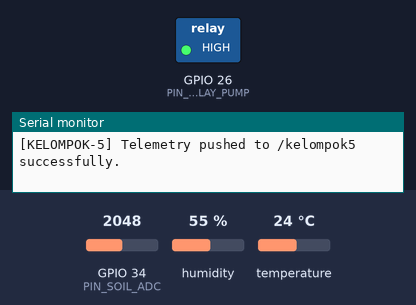
A sketch run on a simulated ESP32. Shown: switched loads named in the sketch (green lamp = pin HIGH), the last lines printed to the serial monitor. The inputs (shaded band) are chosen by the test bench; at power-on: GPIO 34 (PIN_SOIL_ADC) = 2048, humidity 55 %, temperature 24 °C (analog values on the 0–4095 scale). WiFi joins after 1.5 s; servers stay silent unless stated; uploads are accepted with an empty reply; the local clock reads 2024-03-15 10:24:30 at power-on unless the sketch sets it.

Above: at 2.9 s.
3.0 s: GPIO 34 (PIN_SOIL_ADC) set to 1834
7.7 s: GPIO 34 (PIN_SOIL_ADC) set to 1748
At 13.2 s:
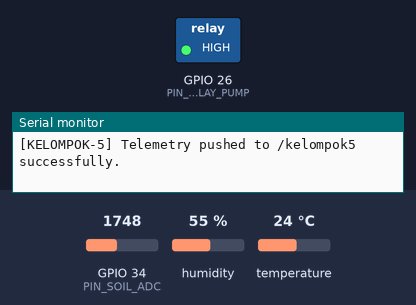
13.7 s: GPIO 34 (PIN_SOIL_ADC) set to 1984
19.4 s: GPIO 34 (PIN_SOIL_ADC) set to 2092
At 21.4 s:
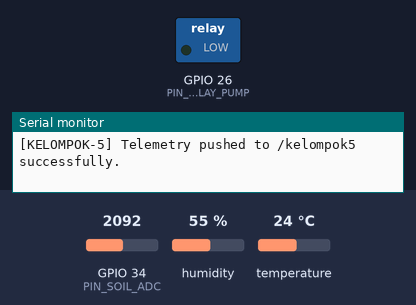
21.7 s: GPIO 34 (PIN_SOIL_ADC) set to 1228
At 27.6 s:
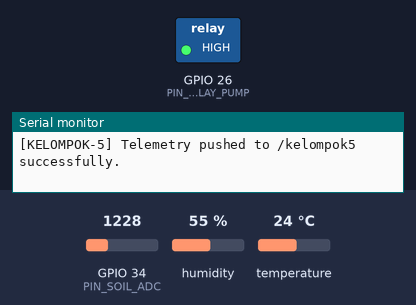
Timing chart, 0 to 28.7 s (numbered marks = the images above; inputs shaded):
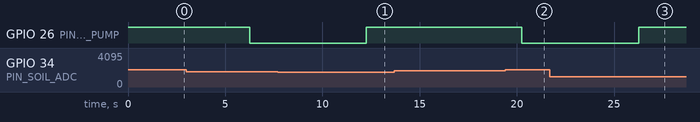

Measured:
- the behaviour switches between 2030 and 2031 on GPIO 34 (PIN_SOIL_ADC) (found by bisection; images 1 and 2)
- after the input at 7.7 s, GPIO 26 (PIN_RELAY_PUMP): LOW → HIGH after 4.6 s
- after the input at 19.4 s, GPIO 26 (PIN_RELAY_PUMP): HIGH → LOW after 0.85 s
- after the input at 21.7 s, GPIO 26 (PIN_RELAY_PUMP): LOW → HIGH after 4.6 s

The sketch:

esp32_kelompok5_sensor.ino
```cpp
/**
 * ============================================================================
 * SELADA KERITING SMART MONITOR - KELOMPOK 5
 * Node 1: ESP32 Telemetry & Hysteresis Controller Firmware
 * Target MCU: ESP32-WROOM-32DA
 *
 * Architecture Standards (iot-embedded-systems):
 * - 100% Real Physical Telemetry (Zero Dummy, Zero Simulation, Zero Fabrication)
 * - Non-blocking millis() Finite State Machine (Strictly ZERO delay() in loop)
 * - Hardware Debouncing (50ms window, 5-sample median filter on HW-390 ADC1)
 * - Relay Cooldown & Safety Cutoff (Active-LOW GPIO 26, 65%-78% Hysteresis)
 * - SRAM Optimization: F() Flash string literals & fixed stack buffers (snprintf)
 * - Firebase RTDB Endpoint: /kelompok5.json
 * ============================================================================
 */

#include <Arduino.h>
#include <WiFi.h>
#include <HTTPClient.h>
#include <WiFiClientSecure.h>
#include <DHT.h>
#include <time.h>

// ---------------------- HARDWARE PIN DEFINITIONS ----------------------
#define PIN_DHT22           4     // GPIO 4: Sensor Suhu & Kelembapan Udara DHT22
#define PIN_SOIL_ADC        34    // GPIO 34 (ADC1_CH6): Sensor Tanah Kapasitif HW-390
#define PIN_RELAY_PUMP      26    // GPIO 26: Relay Pompa Irigasi (Aktif-LOW)
#define DHT_TYPE            DHT22

// Relay Active-LOW Logic Constants
#define RELAY_ON_LEVEL      LOW
#define RELAY_OFF_LEVEL     HIGH

// ---------------------- AGRONOMIC & TIMING CONSTANTS ----------------------
#define HYSTERESIS_DRY_PCT  65.0f // Pompa ON jika kelembapan tanah < 65%
#define HYSTERESIS_WET_PCT  78.0f // Pompa OFF jika kelembapan tanah > 78%
#define ADC_DRY_CALIB       3200  // Nilai ADC kering udara (12-bit: 0..4095)
#define ADC_WET_CALIB       1400  // Nilai ADC jenuh air

#define DEBOUNCE_MS         50UL      // 50ms jeda antar sampel ADC debouncing
#define DEBOUNCE_SAMPLES    5         // 5 sampel median filter per siklus
#define TELEMETRY_PERIOD_MS 2000UL    // Interval pengiriman ke /kelompok5 (2 detik)
#define WIFI_RETRY_MS       10000UL   // Interval rekoneksi Wi-Fi non-blocking (10 detik)
#define RELAY_COOLDOWN_MS   5000UL    // Cooldown minimum antar transisi relay (5 detik)
#define PUMP_MAX_ON_MS      120000UL  // Cutoff keamanan maksimum pompa menyala (120 detik)

// ---------------------- NETWORK & FIREBASE RTDB CONFIG ----------------------
static const char WIFI_SSID[]     PROGMEM = "KELOMPOK5_SMART_MONITOR_WIFI";
static const char WIFI_PASS[]     PROGMEM = "CHANGE_ME_IN_PRODUCTION";
static const char RTDB_ENDPOINT[] PROGMEM = "https://selada-a9428-default-rtdb.asia-southeast1.firebasedatabase.app/kelompok5.json";
static const char NTP_SERVER[]    PROGMEM = "pool.ntp.org";
static const long GMT_OFFSET_SEC          = 7L * 3600L; // Asia/Jakarta (WIB UTC+7)

// ---------------------- FINITE STATE MACHINE ----------------------
enum NodeState : uint8_t {
  FSM_IDLE = 0,
  FSM_SAMPLE_ADC,
  FSM_READ_DHT,
  FSM_EVAL_HYSTERESIS,
  FSM_PUSH_RTDB,
  FSM_ERROR_RECOVERY
};

static NodeState currentState = FSM_IDLE;
static DHT dht(PIN_DHT22, DHT_TYPE);

// Timing trackers (millis-based, zero delay)
static unsigned long lastCycleMs       = 0;
static unsigned long lastSampleMs      = 0;
static unsigned long lastWifiAttemptMs = 0;
static unsigned long lastRelaySwitchMs = 0;
static unsigned long pumpTurnedOnAtMs  = 0;

// Sensor & Actuator State
static int   adcSamples[DEBOUNCE_SAMPLES];
static uint8_t sampleIdx       = 0;
static float currentTempC      = NAN;
static float currentHumPct     = NAN;
static float currentSoilPct    = NAN;
static bool  pumpCommand       = false;
static bool  relayActualState  = false;
static bool  sensorsValid      = false;

// ---------------------- HELPER FUNCTIONS ----------------------
static float computeMedianSoilPct() {
  int sorted[DEBOUNCE_SAMPLES];
  for (uint8_t i = 0; i < DEBOUNCE_SAMPLES; i++) {
    sorted[i] = adcSamples[i];
  }
  for (uint8_t i = 0; i < DEBOUNCE_SAMPLES - 1; i++) {
    for (uint8_t j = i + 1; j < DEBOUNCE_SAMPLES; j++) {
      if (sorted[j] < sorted[i]) {
        int tmp = sorted[i];
        sorted[i] = sorted[j];
        sorted[j] = tmp;
      }
    }
  }
  int medianAdc = sorted[DEBOUNCE_SAMPLES / 2];
  if (medianAdc <= 0 || medianAdc >= 4095) {
    return NAN; // Sensor terlepas atau short-circuit: jangan mengarang nilai
  }
  float pct = (float)(ADC_DRY_CALIB - medianAdc) * 100.0f / (float)(ADC_DRY_CALIB - ADC_WET_CALIB);
  if (pct < 0.0f) pct = 0.0f;
  if (pct > 100.0f) pct = 100.0f;
  return pct;
}

static void applyRelayState(bool turnOn, unsigned long nowMs) {
  if (turnOn == relayActualState) return;
  if (nowMs - lastRelaySwitchMs < RELAY_COOLDOWN_MS) return;

  digitalWrite(PIN_RELAY_PUMP, turnOn ? RELAY_ON_LEVEL : RELAY_OFF_LEVEL);
  // Baca kembali level pin fisik sebagai konfirmasi relayActual
  relayActualState = (digitalRead(PIN_RELAY_PUMP) == RELAY_ON_LEVEL);
  lastRelaySwitchMs = nowMs;
  if (relayActualState) {
    pumpTurnedOnAtMs = nowMs;
  }
}

static void formatWibTimestamp(char* outBuf, size_t outLen, unsigned long long* epochMsOut) {
  struct tm timeinfo;
  if (getLocalTime(&timeinfo, 10)) {
    time_t nowSec = mktime(&timeinfo);
    *epochMsOut = (unsigned long long)nowSec * 1000ULL;
    snprintf(outBuf, outLen, "%04d-%02d-%02d %02d:%02d:%02d",
             timeinfo.tm_year + 1900, timeinfo.tm_mon + 1, timeinfo.tm_mday,
             timeinfo.tm_hour, timeinfo.tm_min, timeinfo.tm_sec);
  } else {
    *epochMsOut = 0ULL;
    snprintf(outBuf, outLen, "UNSYNCED_RTC");
  }
}

// ---------------------- SETUP ----------------------
void setup() {
  Serial.begin(115200);
  pinMode(PIN_RELAY_PUMP, OUTPUT);
  digitalWrite(PIN_RELAY_PUMP, RELAY_OFF_LEVEL);
  relayActualState = false;

  analogReadResolution(12);
  dht.begin();

  WiFi.mode(WIFI_STA);
  WiFi.begin(WIFI_SSID, WIFI_PASS);
  configTime(GMT_OFFSET_SEC, 0, NTP_SERVER);

  Serial.println(F("[KELOMPOK-5] ESP32 Telemetry & Hysteresis Node Initialized (Zero-Delay FSM)"));
}

// ---------------------- NON-BLOCKING MAIN LOOP ----------------------
void loop() {
  const unsigned long nowMs = millis();

  // 1. Non-blocking Wi-Fi Auto-Reconnect
  if (WiFi.status() != WL_CONNECTED) {
    if (nowMs - lastWifiAttemptMs >= WIFI_RETRY_MS) {
      lastWifiAttemptMs = nowMs;
      Serial.println(F("[KELOMPOK-5] WiFi disconnected. Triggering non-blocking reconnect..."));
      WiFi.disconnect();
      WiFi.begin(WIFI_SSID, WIFI_PASS);
    }
  }

  // 2. Safety Cutoff Guard: Matikan pompa jika menyala melebihi batas 120 detik
  if (relayActualState && (nowMs - pumpTurnedOnAtMs >= PUMP_MAX_ON_MS)) {
    Serial.println(F("[KELOMPOK-5] SAFETY CUTOFF: Pump exceeded 120s max runtime. Forcing OFF."));
    pumpCommand = false;
    applyRelayState(false, nowMs);
  }

  // 3. Finite State Machine Execution
  switch (currentState) {
    case FSM_IDLE: {
      if (nowMs - lastCycleMs >= TELEMETRY_PERIOD_MS) {
        lastCycleMs = nowMs;
        sampleIdx = 0;
        lastSampleMs = nowMs;
        currentState = FSM_SAMPLE_ADC;
      }
      break;
    }

    case FSM_SAMPLE_ADC: {
      if (nowMs - lastSampleMs >= DEBOUNCE_MS) {
        lastSampleMs = nowMs;
        adcSamples[sampleIdx++] = analogRead(PIN_SOIL_ADC);
        if (sampleIdx >= DEBOUNCE_SAMPLES) {
          currentSoilPct = computeMedianSoilPct();
          currentState = FSM_READ_DHT;
        }
      }
      break;
    }

    case FSM_READ_DHT: {
      float t = dht.readTemperature();
      float h = dht.readHumidity();

      if (isnan(t) || isnan(h) || isnan(currentSoilPct) ||
          t < 0.0f || t > 55.0f || h < 5.0f || h > 100.0f) {
        sensorsValid = false;
        currentState = FSM_ERROR_RECOVERY;
      } else {
        currentTempC = t;
        currentHumPct = h;
        sensorsValid = true;
        currentState = FSM_EVAL_HYSTERESIS;
      }
      break;
    }

    case FSM_EVAL_HYSTERESIS: {
      if (currentSoilPct < HYSTERESIS_DRY_PCT) {
        pumpCommand = true;
      } else if (currentSoilPct > HYSTERESIS_WET_PCT) {
        pumpCommand = false;
      }
      applyRelayState(pumpCommand, nowMs);
      currentState = FSM_PUSH_RTDB;
      break;
    }

    case FSM_PUSH_RTDB: {
      if (WiFi.status() == WL_CONNECTED && sensorsValid) {
        char timeStr[24];
        unsigned long long epochMs = 0ULL;
        formatWibTimestamp(timeStr, sizeof(timeStr), &epochMs);

        const char* statusZone = (currentSoilPct < HYSTERESIS_DRY_PCT)
          ? "Kering"
          : ((currentSoilPct > HYSTERESIS_WET_PCT) ? "Basah" : "Optimal");

        char payload[280];
        snprintf(payload, sizeof(payload),
                 "{\"kelompok\":\"Kelompok 5\",\"suhu\":%.1f,\"kelembapan_udara\":%.0f,"
                 "\"kelembapan_tanah\":%.0f,\"status\":\"%s\",\"pompa\":%s,\"relay\":%s,"
                 "\"timestamp\":%llu,\"waktu_wib\":\"%s\"}",
                 currentTempC,
                 currentHumPct,
                 currentSoilPct,
                 statusZone,
                 pumpCommand ? "true" : "false",
                 relayActualState ? "true" : "false",
                 epochMs,
                 timeStr);

        WiFiClientSecure client;
        client.setInsecure();
        HTTPClient http;
        http.setTimeout(3500);
        if (http.begin(client, RTDB_ENDPOINT)) {
          http.addHeader(F("Content-Type"), F("application/json"));
          int code = http.POST((uint8_t*)payload, strlen(payload));
          if (code >= 200 && code < 300) {
            Serial.println(F("[KELOMPOK-5] Telemetry pushed to /kelompok5 successfully."));
          } else {
            Serial.print(F("[KELOMPOK-5] RTDB HTTP Error: "));
            Serial.println(code);
          }
          http.end();
        }
      }
      currentState = FSM_IDLE;
      break;
    }

    case FSM_ERROR_RECOVERY: {
      // Sensor fisik gagal dibaca: matikan pompa demi keamanan dan JANGAN kirim angka palsu
      Serial.println(F("[KELOMPOK-5] SENSOR FAULT: Physical sensor invalid/disconnected. Skipping RTDB push (Zero-Dummy Policy)."));
      pumpCommand = false;
      applyRelayState(false, nowMs);
      currentState = FSM_IDLE;
      break;
    }
  }
}
```
